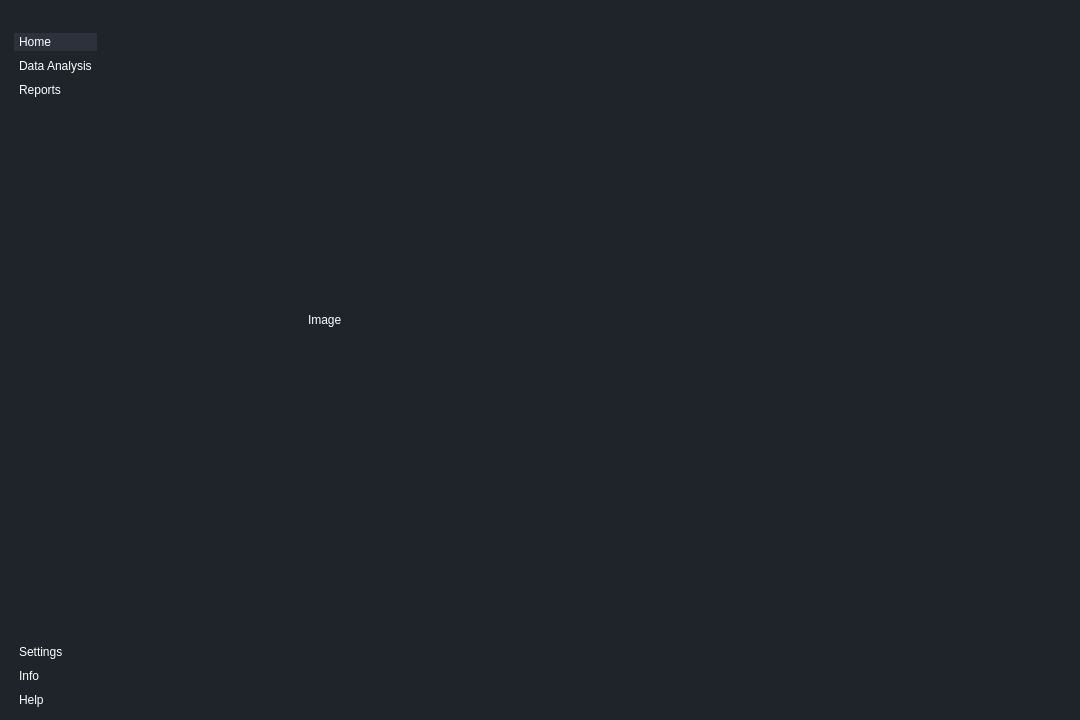
<?xml version="1.0" encoding="UTF-8"?>
<ui version="4.0">
 <class>MainWindow</class>
 <widget class="QMainWindow" name="MainWindow">
  <property name="geometry">
   <rect>
    <x>0</x>
    <y>0</y>
    <width>1080</width>
    <height>720</height>
   </rect>
  </property>
  <property name="windowTitle">
   <string>MainWindow</string>
  </property>
  <property name="styleSheet">
   <string notr="true">border: none;
background: none;
background-color: #16191d;
color: #fff;
padding: 0;
margin: 0;


</string>
  </property>
  <widget class="QWidget" name="centralwidget">
   <property name="styleSheet">
    <string notr="true">background-color: #1f232a

</string>
   </property>
   <layout class="QHBoxLayout" name="horizontalLayout">
    <item alignment="Qt::AlignLeft">
     <widget class="QWidget" name="leftMenuContainer" native="true">
      <layout class="QVBoxLayout" name="verticalLayout">
       <property name="spacing">
        <number>0</number>
       </property>
       <property name="leftMargin">
        <number>0</number>
       </property>
       <property name="topMargin">
        <number>0</number>
       </property>
       <property name="rightMargin">
        <number>0</number>
       </property>
       <property name="bottomMargin">
        <number>0</number>
       </property>
       <item alignment="Qt::AlignLeft">
        <widget class="QWidget" name="leftMenuSubContainer" native="true">
         <property name="styleSheet">
          <string notr="true">background-color: #1f232a;
</string>
         </property>
         <layout class="QVBoxLayout" name="verticalLayout_2">
          <property name="spacing">
           <number>0</number>
          </property>
          <property name="leftMargin">
           <number>0</number>
          </property>
          <property name="topMargin">
           <number>0</number>
          </property>
          <property name="rightMargin">
           <number>0</number>
          </property>
          <property name="bottomMargin">
           <number>0</number>
          </property>
          <item alignment="Qt::AlignTop">
           <widget class="QFrame" name="frame">
            <property name="styleSheet">
             <string notr="true">text-align: left;
padding: 2px 5px;</string>
            </property>
            <property name="frameShape">
             <enum>QFrame::StyledPanel</enum>
            </property>
            <property name="frameShadow">
             <enum>QFrame::Raised</enum>
            </property>
            <layout class="QHBoxLayout" name="horizontalLayout_2">
             <property name="leftMargin">
              <number>0</number>
             </property>
             <property name="topMargin">
              <number>0</number>
             </property>
             <property name="rightMargin">
              <number>0</number>
             </property>
             <property name="bottomMargin">
              <number>0</number>
             </property>
             <item>
              <widget class="QPushButton" name="menuBtn">
               <property name="toolTip">
                <string>Menu</string>
               </property>
               <property name="text">
                <string/>
               </property>
               <property name="icon">
                <iconset resource="resource.qrc">
                 <normaloff>:/icons/icons/align-justify.svg</normaloff>:/icons/icons/align-justify.svg</iconset>
               </property>
               <property name="iconSize">
                <size>
                 <width>24</width>
                 <height>24</height>
                </size>
               </property>
              </widget>
             </item>
            </layout>
           </widget>
          </item>
          <item alignment="Qt::AlignTop">
           <widget class="QFrame" name="frame_2">
            <property name="sizePolicy">
             <sizepolicy hsizetype="Preferred" vsizetype="Preferred">
              <horstretch>0</horstretch>
              <verstretch>0</verstretch>
             </sizepolicy>
            </property>
            <property name="styleSheet">
             <string notr="true">text-align: left;
padding: 2px 5px;</string>
            </property>
            <property name="frameShape">
             <enum>QFrame::StyledPanel</enum>
            </property>
            <property name="frameShadow">
             <enum>QFrame::Raised</enum>
            </property>
            <layout class="QVBoxLayout" name="verticalLayout_3">
             <property name="leftMargin">
              <number>0</number>
             </property>
             <property name="topMargin">
              <number>0</number>
             </property>
             <property name="rightMargin">
              <number>0</number>
             </property>
             <property name="bottomMargin">
              <number>0</number>
             </property>
             <item>
              <widget class="QPushButton" name="homeBtn">
               <property name="toolTip">
                <string>Home</string>
               </property>
               <property name="styleSheet">
                <string notr="true">background-color:#2c313c;</string>
               </property>
               <property name="text">
                <string>Home</string>
               </property>
               <property name="icon">
                <iconset resource="resource.qrc">
                 <normaloff>:/icons/icons/home.svg</normaloff>:/icons/icons/home.svg</iconset>
               </property>
               <property name="iconSize">
                <size>
                 <width>24</width>
                 <height>24</height>
                </size>
               </property>
              </widget>
             </item>
             <item>
              <widget class="QPushButton" name="dataBtn">
               <property name="toolTip">
                <string>Data Analysis</string>
               </property>
               <property name="text">
                <string>Data Analysis</string>
               </property>
               <property name="icon">
                <iconset resource="resource.qrc">
                 <normaloff>:/icons/icons/list.svg</normaloff>:/icons/icons/list.svg</iconset>
               </property>
               <property name="iconSize">
                <size>
                 <width>24</width>
                 <height>24</height>
                </size>
               </property>
              </widget>
             </item>
             <item>
              <widget class="QPushButton" name="reportBtn">
               <property name="toolTip">
                <string>Reports</string>
               </property>
               <property name="text">
                <string>Reports</string>
               </property>
               <property name="icon">
                <iconset resource="resource.qrc">
                 <normaloff>:/icons/icons/printer.svg</normaloff>:/icons/icons/printer.svg</iconset>
               </property>
               <property name="iconSize">
                <size>
                 <width>24</width>
                 <height>24</height>
                </size>
               </property>
              </widget>
             </item>
            </layout>
           </widget>
          </item>
          <item>
           <spacer name="verticalSpacer">
            <property name="orientation">
             <enum>Qt::Vertical</enum>
            </property>
            <property name="sizeHint" stdset="0">
             <size>
              <width>20</width>
              <height>40</height>
             </size>
            </property>
           </spacer>
          </item>
          <item alignment="Qt::AlignBottom">
           <widget class="QFrame" name="frame_3">
            <property name="styleSheet">
             <string notr="true">text-align: left;
padding: 2px 5px;</string>
            </property>
            <property name="frameShape">
             <enum>QFrame::StyledPanel</enum>
            </property>
            <property name="frameShadow">
             <enum>QFrame::Raised</enum>
            </property>
            <layout class="QVBoxLayout" name="verticalLayout_4">
             <property name="leftMargin">
              <number>0</number>
             </property>
             <property name="topMargin">
              <number>0</number>
             </property>
             <property name="rightMargin">
              <number>0</number>
             </property>
             <property name="bottomMargin">
              <number>0</number>
             </property>
             <item>
              <widget class="QPushButton" name="settingBtn">
               <property name="toolTip">
                <string>Settings</string>
               </property>
               <property name="text">
                <string>Settings</string>
               </property>
               <property name="icon">
                <iconset resource="resource.qrc">
                 <normaloff>:/icons/icons/settings.svg</normaloff>:/icons/icons/settings.svg</iconset>
               </property>
               <property name="iconSize">
                <size>
                 <width>24</width>
                 <height>24</height>
                </size>
               </property>
              </widget>
             </item>
             <item>
              <widget class="QPushButton" name="infoBtn">
               <property name="toolTip">
                <string>Info</string>
               </property>
               <property name="text">
                <string>Info</string>
               </property>
               <property name="icon">
                <iconset resource="resource.qrc">
                 <normaloff>:/icons/icons/info.svg</normaloff>:/icons/icons/info.svg</iconset>
               </property>
               <property name="iconSize">
                <size>
                 <width>24</width>
                 <height>24</height>
                </size>
               </property>
              </widget>
             </item>
             <item>
              <widget class="QPushButton" name="helpBtn">
               <property name="text">
                <string>Help</string>
               </property>
               <property name="icon">
                <iconset resource="resource.qrc">
                 <normaloff>:/icons/icons/help-circle.svg</normaloff>:/icons/icons/help-circle.svg</iconset>
               </property>
               <property name="iconSize">
                <size>
                 <width>24</width>
                 <height>24</height>
                </size>
               </property>
              </widget>
             </item>
            </layout>
           </widget>
          </item>
         </layout>
        </widget>
       </item>
      </layout>
     </widget>
    </item>
    <item>
     <widget class="QWidget" name="mainBodyContainer" native="true">
      <property name="sizePolicy">
       <sizepolicy hsizetype="Expanding" vsizetype="Preferred">
        <horstretch>0</horstretch>
        <verstretch>0</verstretch>
       </sizepolicy>
      </property>
      <property name="toolTip">
       <string>Help</string>
      </property>
      <widget class="QLabel" name="imgContainer">
       <property name="geometry">
        <rect>
         <x>200</x>
         <y>180</y>
         <width>481</width>
         <height>261</height>
        </rect>
       </property>
       <property name="sizePolicy">
        <sizepolicy hsizetype="Expanding" vsizetype="Expanding">
         <horstretch>0</horstretch>
         <verstretch>0</verstretch>
        </sizepolicy>
       </property>
       <property name="text">
        <string>Image</string>
       </property>
      </widget>
     </widget>
    </item>
   </layout>
  </widget>
 </widget>
 <resources>
  <include location="resource.qrc"/>
 </resources>
 <connections/>
</ui>
